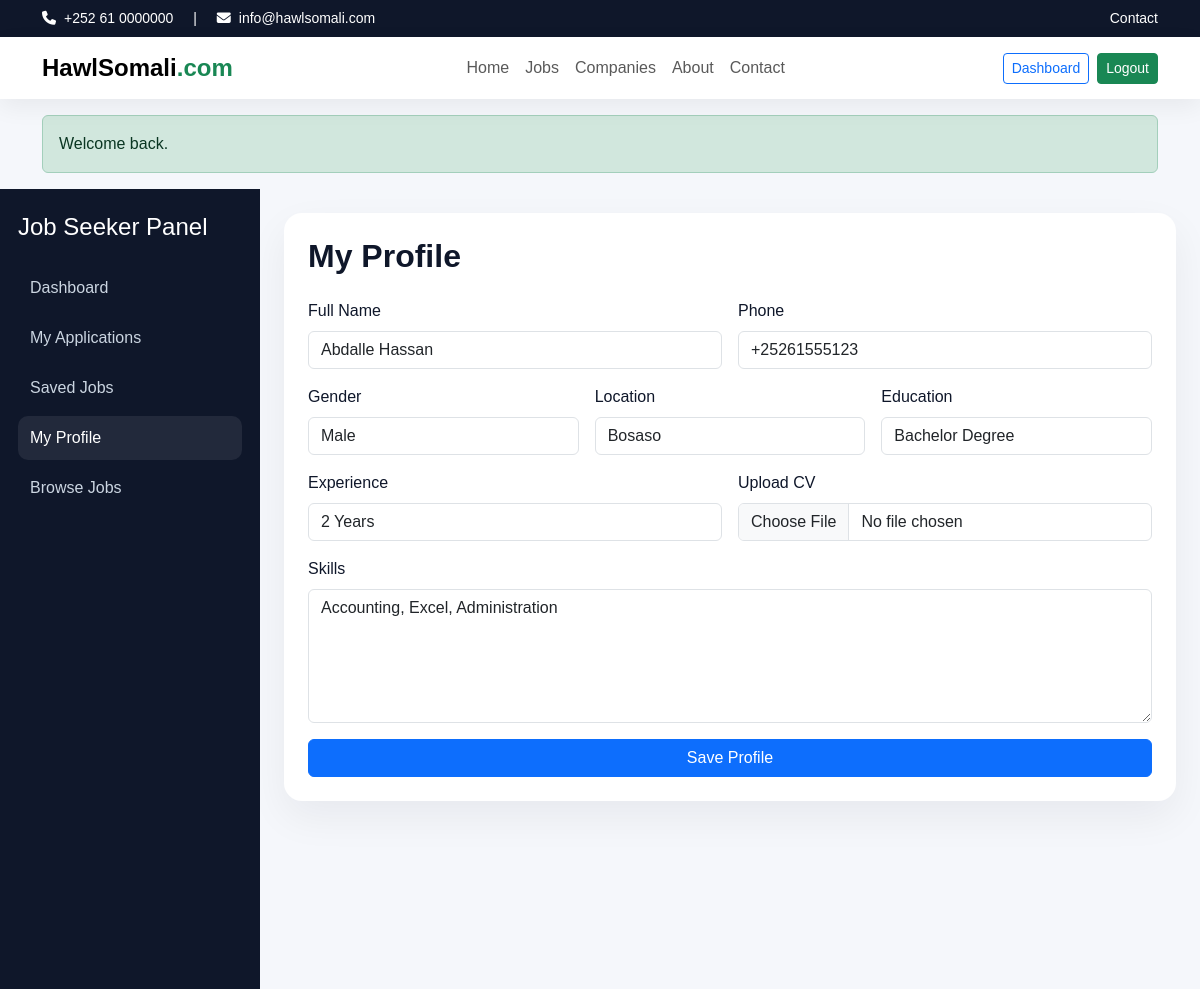
The app's page /seeker/profile.php (signed in) with its own data.
### tables this page shows
CREATE TABLE job_seekers (
  id INT AUTO_INCREMENT PRIMARY KEY,
  full_name VARCHAR(150) NOT NULL,
  email VARCHAR(150) NOT NULL UNIQUE,
  password VARCHAR(255) NOT NULL,
  phone VARCHAR(30) DEFAULT NULL,
  gender VARCHAR(20) DEFAULT NULL,
  location VARCHAR(120) DEFAULT NULL,
  education VARCHAR(150) DEFAULT NULL,
  skills TEXT,
  experience VARCHAR(150) DEFAULT NULL,
  cv_file VARCHAR(255) DEFAULT NULL,
  status VARCHAR(20) NOT NULL DEFAULT 'active',
  created_at DATETIME DEFAULT CURRENT_TIMESTAMP
);

### includes/functions.php (called while the page is built, shortened)
<?php
function e($value) {
    return htmlspecialchars((string)$value, ENT_QUOTES, 'UTF-8');
}
?>

### seeker/profile.php (the view, shortened to what this page needs)
<?php
require_once __DIR__ . '/../config/db.php'; require_once __DIR__ . '/../includes/functions.php'; require_login('seeker');
$seekerId=$_SESSION['user_id'];
$stmt=$pdo->prepare("SELECT * FROM job_seekers WHERE id=?"); $stmt->execute([$seekerId]); $seeker=$stmt->fetch();
$pageTitle='My Profile'; include __DIR__ . '/../includes/header.php'; include __DIR__ . '/../includes/navbar.php';
?>
<div class="dashboard-layout">
 <div class="dashboard-sidebar">
  <h4 class="mb-4">Job Seeker Panel</h4>
  <a href="<?= BASE_URL ?>/seeker/dashboard.php">Dashboard</a>
  <a href="<?= BASE_URL ?>/seeker/my-applications.php">My Applications</a>
  <a href="<?= BASE_URL ?>/seeker/saved-jobs.php">Saved Jobs</a>
  <a class="active" href="<?= BASE_URL ?>/seeker/profile.php">My Profile</a>
  <a href="<?= BASE_URL ?>/pages/jobs.php">Browse Jobs</a>
 </div>
 <div class="dashboard-main">
  <div class="form-section">
    <h2 class="section-title mb-4">My Profile</h2>
    <form method="post" enctype="multipart/form-data" class="row g-3">
      <div class="col-md-6"><label class="form-label">Full Name</label><input name="full_name" class="form-control" value="<?= e($seeker['full_name']) ?>"></div>
      <div class="col-md-6"><label class="form-label">Phone</label><input name="phone" class="form-control" value="<?= e($seeker['phone']) ?>"></div>
      <div class="col-md-4"><label class="form-label">Gender</label><input name="gender" class="form-control" value="<?= e($seeker['gender']) ?>"></div>
      <div class="col-md-4"><label class="form-label">Location</label><input name="location" class="form-control" value="<?= e($seeker['location']) ?>"></div>
      <div class="col-md-4"><label class="form-label">Education</label><input name="education" class="form-control" value="<?= e($seeker['education']) ?>"></div>
      <div class="col-md-6"><label class="form-label">Experience</label><input name="experience" class="form-control" value="<?= e($seeker['experience']) ?>"></div>
      <div class="col-md-6"><label class="form-label">Upload CV</label><input type="file" name="cv_file" class="form-control"></div>
      <div class="col-12"><label class="form-label">Skills</label><textarea name="skills" rows="5" class="form-control"><?= e($seeker['skills']) ?></textarea></div>
      <div class="col-12 d-grid"><button class="btn btn-primary">Save Profile</button></div>
    </form>
  </div>
 </div>
</div>

### assets/css/style.css (style rules this page uses)
:root { --primary:#1d4ed8; --secondary:#0f172a; --accent:#16a34a; --soft:#f8fafc; --muted:#64748b; }
body { font-family:Arial,Helvetica,sans-serif;background:#f5f7fb;color:#0f172a; }
.section-title { font-weight:800; }
.dashboard-layout { display:flex;min-height:100vh;background:#f5f7fb; }
.dashboard-sidebar { width:260px;background:#0f172a;color:#fff;padding:24px 18px;position:sticky;top:0;height:100vh;overflow:auto; }
.dashboard-sidebar a { display:block;color:#cbd5e1;text-decoration:none;padding:10px 12px;border-radius:10px;margin-bottom:6px; }
.dashboard-sidebar a.active,.dashboard-sidebar a:hover { background:rgba(255,255,255,.08);color:#fff; }
.dashboard-main { flex:1;padding:24px; }
.form-section { background:#fff;border-radius:18px;padding:24px;box-shadow:0 16px 40px rgba(15,23,42,.06); }

### records on screen
job_seekers: full_name "Abdalle Hassan", phone "+25261555123", gender "Male", location "Bosaso", education "Bachelor Degree", experience "2 Years", skills "Accounting, Excel, Administration"

### other values on screen
$msg "Welcome back."
